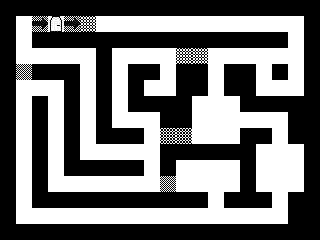

This game map was drawn from its Tiled (.tmx) file and the tilesets committed beside it. A one-line description and the full map source follow:
An orthogonal 20x15 tile map with 16x16 px tiles, 1 tile layer (Ground) and 8 objects (4x Mob, 3x Rock, PlayerStartingPosition).

<map version="1.0" orientation="orthogonal" width="20" height="15" tilewidth="16" tileheight="16">
 <properties>
  <property name="gravity" value="10" />
  <property name="nextMap" value="map8.tmx" />
 </properties>
 <tileset firstgid="1" name="Tileset" tilewidth="16" tileheight="16">
  <image source="../assets/tiles.png" width="32" height="80" />
  <tile id="0">
   <properties>
    <property name="blastable" value="0" />
    <property name="name" value="Wall" />
    <property name="obstacle" value="1" />
   </properties>
  </tile>
  <tile id="1">
   <properties>
    <property name="blastable" value="0" />
    <property name="name" value="Floor" />
    <property name="obstacle" value="0" />
   </properties>
  </tile>
  <tile id="2">
   <properties>
    <property name="blastTo" value="Floor" />
    <property name="blastable" value="1" />
    <property name="name" value="BlastableWall" />
    <property name="obstacle" value="1" />
   </properties>
  </tile>
  <tile id="3">
   <properties>
    <property name="name" value="Door" />
    <property name="obstacle" value="0" />
   </properties>
  </tile>
  <tile id="4">
   <properties>
    <property name="blastTo" value="Floor" />
    <property name="blastable" value="1" />
    <property name="chainBlast" value="1" />
    <property name="name" value="ChainBlastableWall" />
    <property name="obstacle" value="1" />
   </properties>
  </tile>
  <tile id="5">
   <properties>
    <property name="blastTo" value="Wall" />
    <property name="blastable" value="1" />
    <property name="chainBlast" value="1" />
    <property name="name" value="BlastToWall" />
    <property name="obstacle" value="1" />
   </properties>
  </tile>
  <tile id="6">
   <properties>
    <property name="blastFromDir" value="up" />
    <property name="blastTo" value="Floor" />
    <property name="blastable" value="1" />
    <property name="name" value="BlastableFromUp" />
    <property name="obstacle" value="1" />
   </properties>
  </tile>
  <tile id="7">
   <properties>
    <property name="blastFromDir" value="left" />
    <property name="blastTo" value="Floor" />
    <property name="blastable" value="1" />
    <property name="name" value="BlastableFromLeft" />
    <property name="obstacle" value="1" />
   </properties>
  </tile>
  <tile id="8">
   <properties>
    <property name="blastFromDir" value="down" />
    <property name="blastTo" value="Floor" />
    <property name="blastable" value="1" />
    <property name="name" value="BlastableFromDown" />
    <property name="obstacle" value="1" />
   </properties>
  </tile>
  <tile id="9">
   <properties>
    <property name="blastFromDir" value="right" />
    <property name="blastTo" value="Floor" />
    <property name="blastable" value="1" />
    <property name="name" value="BlastableFromRight" />
    <property name="obstacle" value="1" />
   </properties>
  </tile>
 </tileset>
 <layer name="Ground" width="20" height="15">
  <data encoding="csv">
1,1,1,1,1,1,1,1,1,1,1,1,1,1,1,1,1,1,1,1,
1,2,8,4,8,5,2,2,2,2,2,2,2,2,2,2,2,2,2,1,
1,2,1,1,1,1,1,1,1,1,1,1,1,1,1,1,1,1,2,1,
1,2,2,2,2,2,1,2,2,2,2,5,5,2,2,2,2,2,2,1,
1,3,1,1,1,2,1,2,1,1,2,1,1,2,1,1,2,1,2,1,
1,2,2,2,1,2,1,2,1,2,2,1,1,2,1,1,2,2,2,1,
1,2,1,2,1,2,1,2,1,1,1,1,2,2,2,1,1,1,1,1,
1,2,1,2,1,2,1,2,2,2,1,1,2,2,2,2,2,2,1,1,
1,2,1,2,1,2,1,1,1,2,6,6,2,2,2,1,1,2,1,1,
1,2,1,2,1,2,2,2,2,2,1,1,1,1,1,1,2,2,2,1,
1,2,1,2,1,1,1,1,1,2,1,2,2,2,2,1,2,2,2,1,
1,2,1,2,2,2,2,2,2,2,3,2,2,2,2,1,2,2,2,1,
1,2,1,1,1,1,1,1,1,1,1,1,1,2,1,1,1,2,1,1,
1,2,2,2,2,2,2,2,2,2,2,2,2,2,2,2,2,2,1,1,
1,1,1,1,1,1,1,1,1,1,1,1,1,1,1,1,1,1,1,1
</data>
 </layer>
 <objectgroup name="Objects" width="20" height="15">
  <object name="Player" type="PlayerStartingPosition" x="96" y="16" width="16" height="16">
   <properties>
    <property name="number" value="0" />
   </properties>
  </object>
  <object type="Mob" x="288" y="80" width="16" height="16">
   <properties>
    <property name="speed" value="240" />
   </properties>
  </object>
  <object type="Rock" x="128" y="16" width="16" height="16" />
  <object type="Rock" x="224" y="48" width="16" height="16" />
  <object type="Rock" x="240" y="112" width="16" height="16" />
  <object type="Mob" x="224" y="128" width="16" height="16">
   <properties>
    <property name="speed" value="240" />
   </properties>
  </object>
  <object type="Mob" x="288" y="176" width="16" height="16">
   <properties>
    <property name="speed" value="240" />
   </properties>
  </object>
  <object type="Mob" x="224" y="176" width="16" height="16">
   <properties>
    <property name="speed" value="240" />
   </properties>
  </object>
 </objectgroup>
</map>
